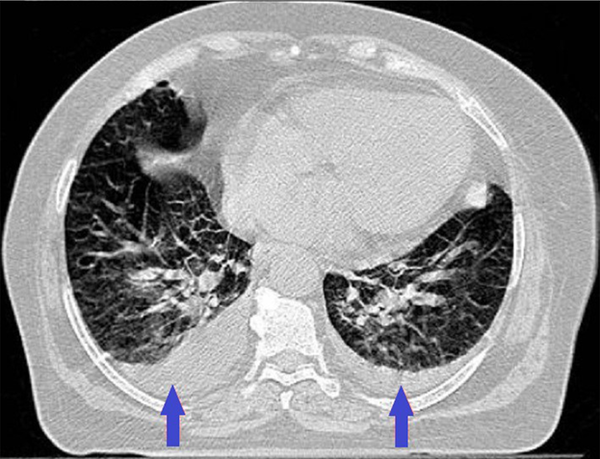
#> input picture EBS Figure/Original Picture/ct3.png, 600 x 459 px, found by its file name
$ python EBS.py
#> lines starting #> are read from the running program, lines starting #| are printed output that depends on the picture; after the words box and inside, x2 and y2 are one past the last pixel; in counts of white or black regions, pixels touching at a corner belong together
# -*- coding: utf-8 -*-
"""
Created on Fri Sep 20 11:59:51 2024

@author: charlietommy
"""
import cv2
import numpy as np
import matplotlib.pyplot as plt
import cv2
import numpy as np
import pandas as pd
from scipy.interpolate import UnivariateSpline
from joblib import Parallel, delayed
import cv2
import numpy as np
import pandas as pd
from scipy.interpolate import UnivariateSpline
import math


def generate_gray_value_histogram(image):
    # Get grayscale values
    gray_values = image.flatten()

    # Count grayscale frequencies
    histogram = np.bincount(gray_values, minlength=256)
#> histogram = 256 values, max 22133 at index 1, min 191 at index 131, mean 1075.8

    # Create dataframe
    data = {'Gray Value': np.arange(256), 'Frequency': histogram}
    df = pd.DataFrame(data)
#> df = table of 256 rows and 2 columns
    return df

def calculate_tau_hat(image):
    # Load grayscale data
    df = generate_gray_value_histogram(image)
#> df = table of 256 rows and 2 columns

    # Set x as gray, y as freq
    x1 = df['Gray Value']
    y1 = df['Frequency']
    # Search function
    def g(x):
        return y1[x1 == x].values[0]
    def fn(x):
#> called with x = 0
        con = sum(g(i) for i in range(256))
#> con = 275400
        return g(x) / con

    bin_mids = np.arange(256)  # Integers from 0 to 255
    h = np.array([fn(x) for x in bin_mids])
#> h = 256 values, max 0.0804 at index 1, min 0.000694 at index 131, mean 0.00391
    h1= h / np.sum(h)  # Normalize to sum 1
#> h1 has the same summary as h

    # Compute cumulative sum
    cumulative_h1 = np.cumsum(h1)
#> cumulative_h1 = 256 values from 0.0202 to 1
    # Trim first 0%, last 5%
    lower_bound = np.searchsorted(cumulative_h1, 0.05)
#> lower_bound = 1
    upper_bound = np.searchsorted(cumulative_h1, 0.95)
#> upper_bound = 225
    lower_bound=lower_bound+5
#> lower_bound = 6
    upper_bound=upper_bound-5
#> upper_bound = 220
    print(lower_bound)
#| 6
    trimmed_bin_mids = bin_mids[lower_bound:upper_bound]
#> trimmed_bin_mids = 214 values from 6 to 219
    trimmed_h = h[lower_bound:upper_bound]
#> trimmed_h = 214 values, max 0.0136 at index 167, min 0.000694 at index 125, mean 0.00371
    #  Change point regression
    S2 = []
    hl = np.where(trimmed_h == 0)[0]
#> hl = empty array
    if len(hl) < 0:
        tau_hat = trimmed_bin_mids[hl[0]]

    else:
        try:
            n = len(trimmed_bin_mids)
#> n = 214
            for k in range(lower_bound+2, upper_bound-2 ):

                xs = bin_mids[lower_bound:k]
                ys = np.log(h[lower_bound:k])
                # Fit quadratic with numpy.polyfit
                degree = 2
                coefficients = np.polyfit(xs, ys, degree)
                polynomial = np.poly1d(coefficients)
                S2_part1 = sum((np.exp(ys) - np.exp(polynomial(xs))) ** 2)
                xs = bin_mids[k:upper_bound]
                ys = np.log(h[k:upper_bound])

                # Fit quadratic with numpy.polyfit
                coefficients = np.polyfit(xs, ys, degree)
                polynomial = np.poly1d(coefficients)
                S2_part2 = sum((np.exp(ys) - np.exp(polynomial(xs))) ** 2)

                S2.append(S2_part1 + S2_part2)
#> this loop made 210 passes
#> (S2_part1, S2_part2) on passes 16 to 18: (3.34e-06, 0.00246), (3.34e-06, 0.00246), (3.47e-06, 0.00247)
#> after the loop, S2 = 210 values, max 0.00251 at index 29, min 0.000179 at index 155, mean 0.00132
            tau_hat = np.argmin(S2)+lower_bound+2
#> tau_hat = 163
        except:
                print(lower_bound)
                print(upper_bound)
                print("###############################################")
                n = len(bin_mids)
                for k in range(5, n-5):
                    xs = bin_mids[:k+1]
                    ys = np.log(h[:k+1])
                    # Fit quadratic with numpy.polyfit
                    degree = 2
                    coefficients = np.polyfit(xs, ys, degree)
                    polynomial = np.poly1d(coefficients)
                    S2_part1 = sum((ys - polynomial(xs)) ** 2)
                    xs = bin_mids[k+1:]
                    ys = np.log(h[k+1:])

                    # Fit quadratic with numpy.polyfit
                    coefficients = np.polyfit(xs, ys, degree)
                    polynomial = np.poly1d(coefficients)
                    S2_part2 = sum((ys - polynomial(xs)) ** 2)
                    S2.append(S2_part1 + S2_part2)
                    tau_hat = bin_mids[np.argmin(S2) + 4]


        if tau_hat > 255:
                print(bin_mids)
                print('#####################')
                print(lower_bound)
                print('#####################')
                print(upper_bound)
                print('#####################')
                print(n)
                print('#####################')
                print(trimmed_bin_mids)
                print('#####################')
                print(trimmed_h)
                print('#####################')
                print(S2)
                print('#####################')
                print(k)
                print('#####################')
                print(xs)
                print('#####################')
                print(ys)
                print('#####################')
                print(lower_bound)
                print('#####################')
                print(trimmed_bin_mids)
                print('#####################')
                print(np.argmin(S2))
                print('#####################')
                print(tau_hat)

    return tau_hat
#######################################################################################

# Segment using OTSU
def otsu_threshold(image_path):
    # Read image
    image = cv2.imread(image_path, cv2.IMREAD_GRAYSCALE)

    # Apply OTSU thresholding
    otsu_threshold_value, thresholded_image = cv2.threshold(image, 0, 255, cv2.THRESH_BINARY + cv2.THRESH_OTSU)
    return otsu_threshold_value, thresholded_image

def plot_images(original, thresholded,binary_image):
    # Show original and OTSU result
    plt.figure(figsize=(15, 5))
    plt.subplot(1, 3, 1)
    plt.title('Original Image')
    plt.imshow(original, cmap='gray')
    plt.subplot(1, 3, 2)
    plt.title('EBS Image')
    plt.imshow(binary_image, cmap='gray')
    plt.subplot(1, 3, 3)
    plt.title('OTSU Thresholded Image')
    plt.imshow(thresholded, cmap='gray')
    plt.savefig('C:/Users/charlietommy/Desktop/ok.png', bbox_inches='tight')
    plt.show()

#######################################################################################
# Segment using EBS
def EBS(image_path,trim=False,comparison=True):
    # Read image
    image = cv2.imread(image_path, cv2.IMREAD_GRAYSCALE)

    # # Caculate tau_hat
    # if trim==False:
    #     tau_hat = calculate_tau_hat1(image)
    #     print(f'Tau_hat: {tau_hat}')
    # else :
    tau_hat = calculate_tau_hat(image)
#> tau_hat = 163
    print(f'Tau_hat: {tau_hat}')
#| Tau_hat: 163
    # Binarize image
    _, binary_image = cv2.threshold(image, tau_hat, 255, cv2.THRESH_BINARY)
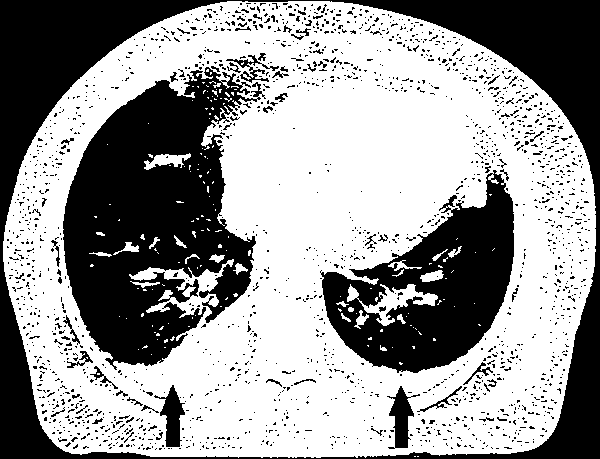
#> binary_image: shape (459, 600); 60.1% white; 1849 black regions (1782 under 20 px), largest, box (x1, y1, x2, y2) and area: (0, 0, 600, 459) 43202, (63, 67, 266, 370) 35662, (320, 170, 514, 373) 19346
    #  Show original and EBS result
    plt.figure(figsize=(10, 5))
    plt.subplot(1, 2, 1)
    plt.title('Original Image')
    plt.imshow(image, cmap='gray')
    plt.subplot(1, 2, 2)
    plt.title('EBS Image')
    plt.imshow(binary_image, cmap='gray')

    plt.show()
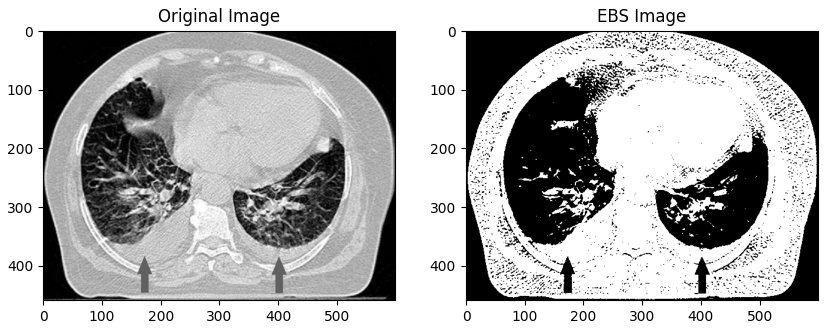
#> figure drawn by matplotlib, 2 panels
    # Show original and OTSU result
    if comparison==True:
        otsu_threshold_value, otsu_image = otsu_threshold(image_path)
        plot_images(image, otsu_image,binary_image)

    # Show grayscale values
    plt.figure(dpi=300)
    plt.figure(figsize=(10, 6))
    plt.hist(image.ravel(), bins=256, range=[0, 256], color='gray', alpha=0.7,density=False)
    plt.title('Grayscale Histogram')
    plt.xlabel('Pixel Intensity')
    plt.ylabel('Frequency')
    plt.axvline(x=tau_hat, color='r', linestyle='dashed', linewidth=1, label='Threshold')
    if comparison==True:
        plt.axvline(x=otsu_threshold_value, color='b', linestyle='dashed', linewidth=1, label='OTSU Threshold Value')
    plt.legend()
    plt.show()
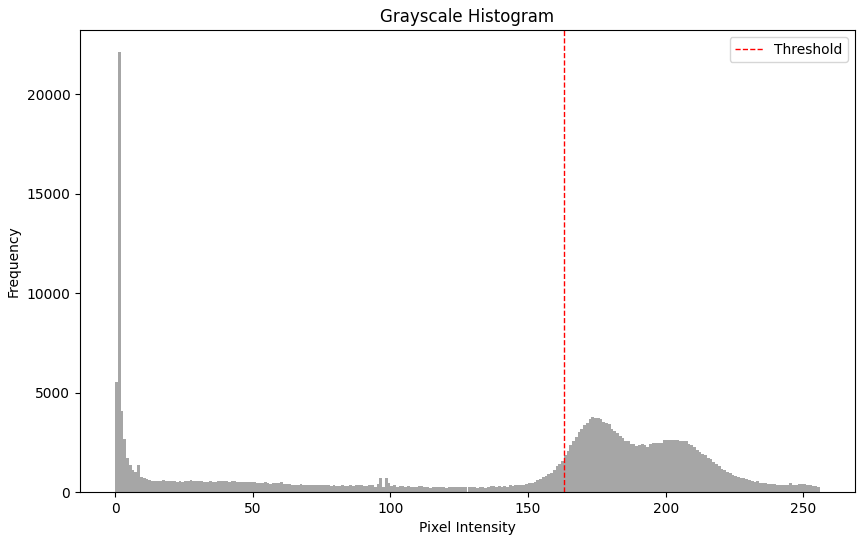
#> figure drawn by matplotlib, 1 panel; tallest bar 22133 high, from x = 1 to 2
    #Show only EBS result
    cv2.imwrite('C:/Users/charlietommy/Desktop/Revise/add new method/One threshold/output_segmentation/CT3_EBS_70.jpg', binary_image)
    fig, ax = plt.subplots()
    ax.imshow(binary_image, cmap='gray')  # Use cmap='gray' for grayscale
    ax.axis('off')
    plt.tight_layout(pad=0)
    plt.show()

image_path='C:/Users/charlietommy/Desktop/Revise/add new method/One threshold/ct3.png'
#########Run one of functions
EBS(image_path,trim=True,comparison=False)
